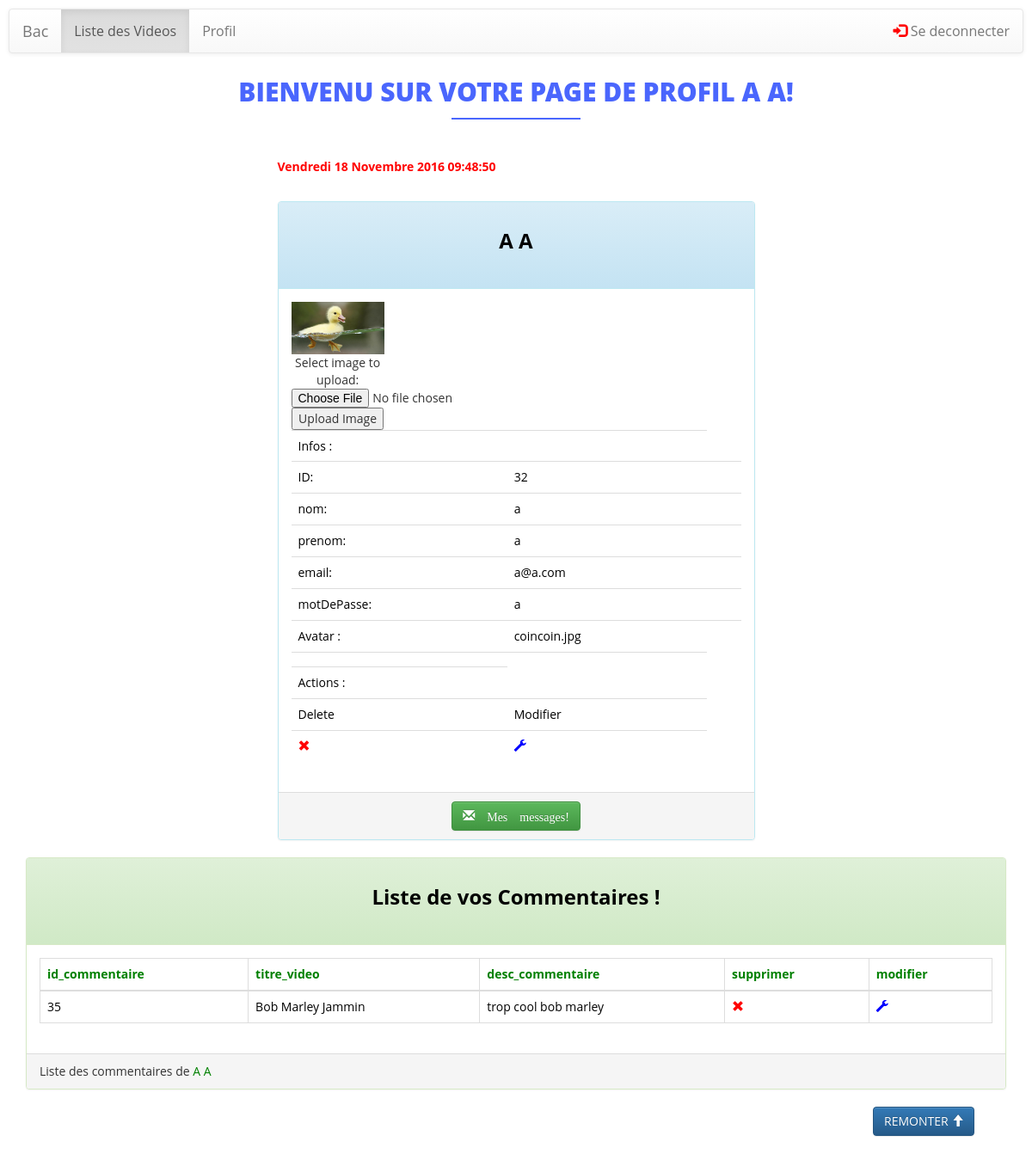
The page /profil.php (signed in) on the database its author committed.
### tables this page shows
CREATE TABLE `users` (
  `id_user` int(11) NOT NULL,
  `nom` varchar(255) NOT NULL,
  `prenom` varchar(255) NOT NULL,
  `email` varchar(255) NOT NULL,
  `motDePasse` varchar(255) NOT NULL,
  `avatar_user` varchar(255) NOT NULL,
  `roles_id_role` int(11) NOT NULL
);

CREATE TABLE `commentaires` (
  `id_commentaire` int(11) NOT NULL,
  `id_video` int(11) NOT NULL,
  `commentaire_id_user` int(11) NOT NULL,
  `desc_commentaire` varchar(20000) NOT NULL,
  `date_commentaire` varchar(255) NOT NULL
);

CREATE TABLE `videos` (
  `id_video` int(11) NOT NULL,
  `url_video` varchar(255) NOT NULL,
  `vignette_video` varchar(255) NOT NULL,
  `titre_video` varchar(255) NOT NULL,
  `desc_video` varchar(2000) NOT NULL,
  `categorie_video` varchar(255) NOT NULL,
  `date_video` date DEFAULT NULL,
  `etat_video` varchar(20) NOT NULL
);

### profil.php (the view, shortened to what this page needs)
<!DOCTYPE html>
<html lang="fr">
<head>
    <link rel="stylesheet" href="https://maxcdn.bootstrapcdn.com/bootstrap/3.3.6/css/bootstrap.min.css">
    <link rel="stylesheet" href="https://maxcdn.bootstrapcdn.com/bootstrap/3.3.6/css/bootstrap-theme.min.css">
    <link href="assets/css/style.css" rel="stylesheet" />
    <link href="assets/css/custom.css" rel="stylesheet" />
</head>
<body>
<?php include('navbar.php'); ?>
<h1>Bienvenu sur votre page de profil <?= $_SESSION["nom"].' '.$_SESSION['prenom']; ?>!</h1>
<?php
$link = mysqli_connect('localhost','knab','knab','bac');
?>
<div class="container">
    <div class="row">
        <div class="col-md-6 col-md-offset-3 ">
            <p class=" text-info" id="date_heure" style="color:red;font-weight:bold;">
            </p>
        </div>
        <div class="col-xs-12 col-sm-12 col-md-6 col-lg-6 col-xs-offset-0 col-sm-offset-0 col-md-offset-3 col-lg-offset-3 toppad" >
            <?php
            $users = 'SELECT * FROM users WHERE id_user = '.$_SESSION["id_user"].'';
            $reponse = mysqli_query($link, $users);
            if(mysqli_num_rows($reponse)>0){
            while ($row = mysqli_fetch_assoc($reponse)) {
            ?>
            <div class="panel panel-info">
                <div class="panel-heading">
                    <h3 class="text-center"><?= strtoupper($row["nom"]).' '.strtoupper($row['prenom']); ?></h3>
                </div>
                <div class="panel-body">
                    <div class="row">
                        <div class="col-md-3 col-lg-3 " align="center">
                            <img alt="User Pic" src="uploads/<?= $row['avatar_user']; ?>"
                                 class="img-squarre img-responsive">
                            <form action="upload.php" method="post" enctype="multipart/form-data">
                                Select image to upload:
                                <input type="file" name="fileToUpload" id="fileToUpload">
                                <input type="submit" value="Upload Image" name="submit">
                            </form>
                        </div>
                        <div class=" col-md-12 col-lg-12 ">
                            <table class="table table-user-information">
                                <tbody>
                                <?php
                                echo '<form action="modifier_user_profil.php" method="post">';
                                ?>
                                <tr>
                                    <td><span>Infos :</span></td>
                                    <td></td>
                                </tr>
                                <tr class="<?php $row['id_user']; ?>">
                                <tr class="<?php $row['id_user']; ?>">
                                    <td>ID:</td>
                                    <td><?= $row['id_user']; ?></td>
                                    <td><input class='modifier' type='hidden' name='id_user'
                                               value="<?= $row['id_user']; ?>"></td>
                                </tr>
                                <tr class="<?php $row['nom']; ?>">
                                    <td>nom:</td>
                                    <td><?= $row['nom']; ?></td>
                                    <td><input class='modifier' type='hidden' name='nom'
                                               value="<?= $row['nom']; ?>"></td>
                                </tr>
                                <tr class="<?php $row['prenom']; ?>">
                                    <td>prenom:</td>
                                    <td><?= $row['prenom']; ?></td>
                                    <td><input class='modifier' type='hidden' name='prenom'
                                               value="<?= $row['prenom']; ?>"></td>
                                </tr>
                                <tr class="<?php $row['email']; ?>">
                                    <td>email:</td>
                                    <td><?= $row['email']; ?></td>
                                    <td><input class='modifier' type='hidden' name='email'
                                               value="<?= $row['email']; ?>"></td>
                                </tr>
                                <tr class="<?php $row['motDePasse']; ?>">
                                    <td>motDePasse:</td>
                                    <td><?= $row['motDePasse']; ?></td>
                                    <td><input class='modifier' type='hidden' name='motDePasse'
                                               value="<?= $row['motDePasse']; ?>"></td>
                                </tr>
                                <tr class="<?php $row['avatar_user']; ?>">
                                    <td>Avatar :</td>
                                    <td><?= $row["avatar_user"]; ?></td>
                                    <td><input class='modifier' type='hidden' name='avatar_user'
                                               value="<?= $row['avatar_user']; ?>"></td>
                                </tr>
                                <tr>
                                    <td></td>
                                    <td></td>
                                </tr>
                                <tr>
                                    <td><span>Actions :</span></td>
                                </tr>
                                <?php
                                echo '<tr>';
                                echo '<td>Delete</td>';
                                echo '<td>Modifier</td>';
                                echo '</tr>';
                                $champSupprimer = '<td><a class="supprimer" id="' . $row["id_user"] . '"
                                    href="supprimer_user_profil.php?id_user=' . $row["id_user"] . '" onclick="removeUser(' . $row["id_user"] . ')">
                                    <span class="glyphicon glyphicon-remove"  style="color:red;" aria-hidden="true"></span></a>';
                                echo $champSupprimer;
                                $champModifier = ' <td><a  class="modifier" id="' . $row["id_user"] . '" >
                                    <span class="glyphicon glyphicon-wrench" style="color:blue;" aria-hidden="true"></span></a>
                                    <input type="submit" name="modifier" value="modifier"></td>';
                                echo $champModifier;
                                echo "</tr>";
                                echo '</form>';
                                ?>
                                </tbody>
                                <?php
                                }
                                }
                            ?>
                            </table>
                        </div>
                    </div>
                </div>
                <div class="panel-footer">
                    <center><a href="#" class="btn btn-success"><i class="glyphicon glyphicon-envelope"> Mes messages!</i></a></center>
                </div>
            </div>
        </div>
    </div>
</div>
<?php include('listCommentairesProfil.php'); ?>
<?php include('remonter.php'); ?>
</body>
</html>

### listCommentairesProfil.php (shortened to what this page needs)
<div class="container">
    <div class="panel panel-success">
        <div class="panel-heading"><h3 class="text-center">Liste de vos Commentaires !</h3>
        </div>
        <div class="panel-body">
<?php
include('config.php');
$tableHeading =array('id_commentaire',
    'titre_video',
    'desc_commentaire');
$tableHeading[]='supprimer';
$tableHeading[]='modifier';
echo "<table id='table' class='table table-bordered table-responsive table-hover'>";
echo "<thead><tr>";
$i=0;
$tailleChamps = count($tableHeading);
for( $i; $i < $tailleChamps; $i++)
{  ?>
    <th><?=$tableHeading[$i]?></th>
<?php }
echo "</tr></thead>";
$roles = 'SELECT *
                    FROM commentaires
                    INNER JOIN videos
                    ON commentaires.id_video = videos.id_video
                    WHERE commentaire_id_user = '.$_SESSION["id_user"].'';
$reponse = mysqli_query($link, $roles);
echo "<tbody>";
if(mysqli_num_rows($reponse)>0){
    while($row = mysqli_fetch_assoc($reponse)){
        echo '<form action="modifierCommentaireProfil.php" method="post">';
        echo "<tr class='".$row['id_commentaire']."'>";
        echo "<td class='".$row['id_commentaire']."'>".$row['id_commentaire']."<input type='hidden' name='id_commentaire' value='".$row['id_commentaire']."'></td>";;
        echo "<td class='".$row['titre_video']."'>".$row['titre_video'];
        echo "<td class='".$row['desc_commentaire']."'>".$row['desc_commentaire']."<input type='hidden' name='desc_commentaire' value='".$row['desc_commentaire']."'></td>";
        $champSupprimer = '<td><a id="'.$row["id_commentaire"].'" href="javascript:void(0)" onclick="removeUser('.$row["id_commentaire"].')"><span class="glyphicon glyphicon-remove"  style="color:red;" aria-hidden="true"></span></a></td>';
        echo $champSupprimer;
        $champModifier = ' <td><a  class="modifier" id="'.$row["id_commentaire"].'" >
						<span class="glyphicon glyphicon-wrench" style="color:blue;" aria-hidden="true"></span></a>
						<input type="submit" name="modifier" value="modifier"></td>';
        echo $champModifier;
        echo "</tr>";
        echo '</form>';
    }
}
echo "</tbody>";
echo "</table>";
?>
            </div>
        <div class="panel-footer">Liste des commentaires de <span style="color:green;"><?= strtoupper($_SESSION["nom"]).' '.strtoupper($_SESSION['prenom']); ?></span></div>
    </div>
</div>

### assets/css/style.css (style rules this page uses)
h1, h2, h3, h4, h5, h6 { font-family:'Open Sans', sans-serif; font-weight: bold; color: white; }
h1 { line-height:50px; font-weight:900; font-size:30px; text-transform:uppercase; text-align:center; color:#4A66FD; }
h1::after { display: block; content: ""; height: 2px; width: 150px; background: #4A66FD; margin: 5px auto 40px; }
.text-center { text-align:center; }
h3 { line-height:30px; padding-bottom:20px; }
p { font-weight:300; line-height:30px; padding-bottom:15px; }

### assets/css/custom.css (style rules this page uses)
html { margin:0; padding:0; }
body { background: url('http://wallpoper.com/images/00/15/58/86/solid-color_00155886.jpg'); background-size: 100% 100%; background-repeat: no-repeat; margin: 0; padding:0; }
h3 { color:black; }
a { color:green; }
th { color:green; }
tr { color:black; }
td { color:black; }

### rows shown on the page
users: nom "A", prenom "A", avatar_user (picture), id_user "32", nom "a", prenom "a", email "a@a.com", motDePasse "a", avatar_user "coincoin.jpg"
commentaires: id_commentaire "35", id_video.titre_video "Bob Marley Jammin", desc_commentaire "trop cool bob marley"

### other values the page prints
$_SESSION["nom"] "A"
$_SESSION['prenom'] "A"
$tableHeading[$i] "id_commentaire"
$tableHeading[$i] "titre_video"
$tableHeading[$i] "desc_commentaire"
$tableHeading[$i] "supprimer"
$tableHeading[$i] "modifier"
